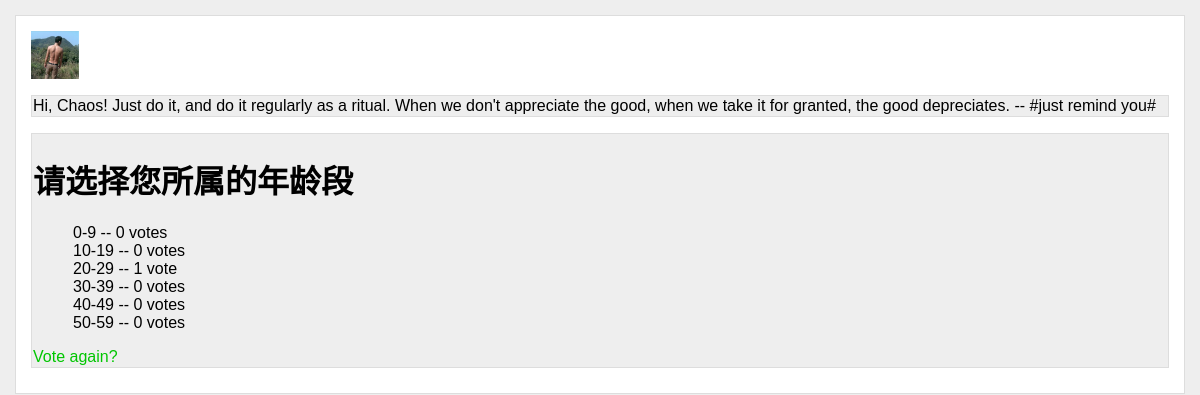
The page /polls/2/results/ on the database as committed earlier.
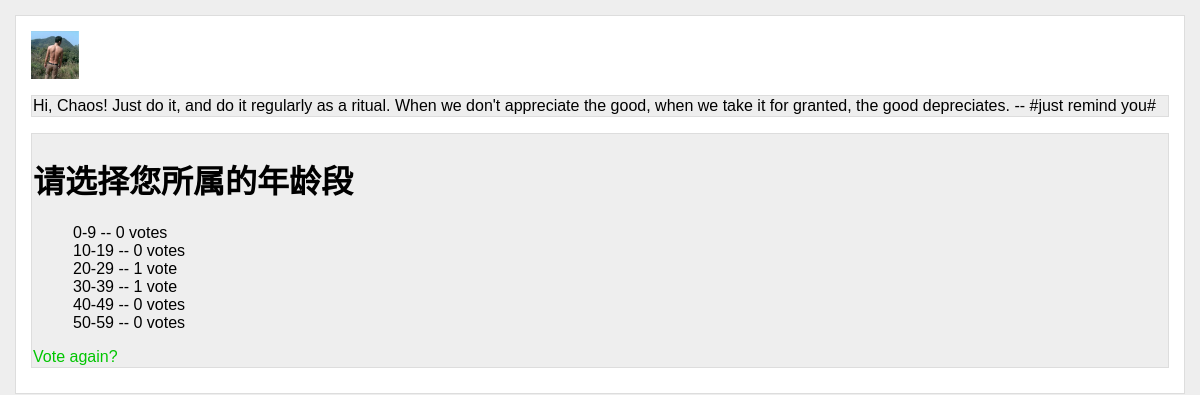
The same page on the database as committed later.
### polls/models.py (models this page shows, shortened)
@python_2_unicode_compatible
class Choice(models.Model):
    question = models.ForeignKey(Question)
    choice_text = models.CharField('选项', max_length=200)
    votes = models.IntegerField('票数', default=0)

### polls/views.py (the view)
# urls.py: url(r'^(?P<pk>[0-9]+)/results/$', views.ResultsView.as_view(), name='results'),
class ResultsView(generic.DetailView):
    model = Question
    template_name = 'polls/results.html'

### polls/templates/polls/results.html
{% extends 'polls/base.html' %}
{% block content %}
<div class="detail">
<h1>{{ question.question_text }}</h1>
<ul>
{% for choice in question.choice_set.all %}
    <li>{{ choice.choice_text }} -- {{ choice.votes }} vote{{ choice.votes|pluralize }}</li>
{% endfor %}
</ul>
<a href="{% url 'polls:detail' question.id %}">Vote again?</a>
</div>
{% endblock %}

Rows that differ between the two databases and show on the page:
changed Choice (number 4 of 6 on the later page): votes "0" → "1"
